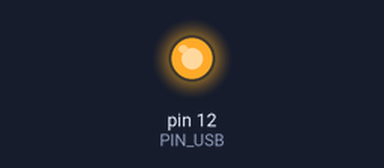
This program was run on a simulated Raspberry Pi (header pin numbers), started with the argument usbon. Parts: output pins drawn as LEDs (lit = HIGH). At 0.0 s the program stops and its outputs stay as they are.

Above: at 0.1 s.
Timing chart, 0 to 1.5 s (numbered marks = the images above):
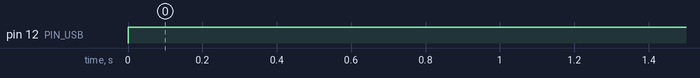

The program:

cmd.py
```python
#!/usr/bin/python

import RPi.GPIO as GPIO
import time
import sys

PIN_USB = 12

GPIO.setwarnings(False)
GPIO.setmode(GPIO.BOARD)
GPIO.setup(PIN_USB,GPIO.OUT)

if sys.argv[1] == "usbon":
    GPIO.output(PIN_USB,GPIO.HIGH)
elif sys.argv[1] == "usboff":
    GPIO.output(PIN_USB,GPIO.LOW)

#GPIO.cleanup()
```

Measured:
- by itself, pin 12 (PIN_USB): LOW → HIGH at 0.00 s
